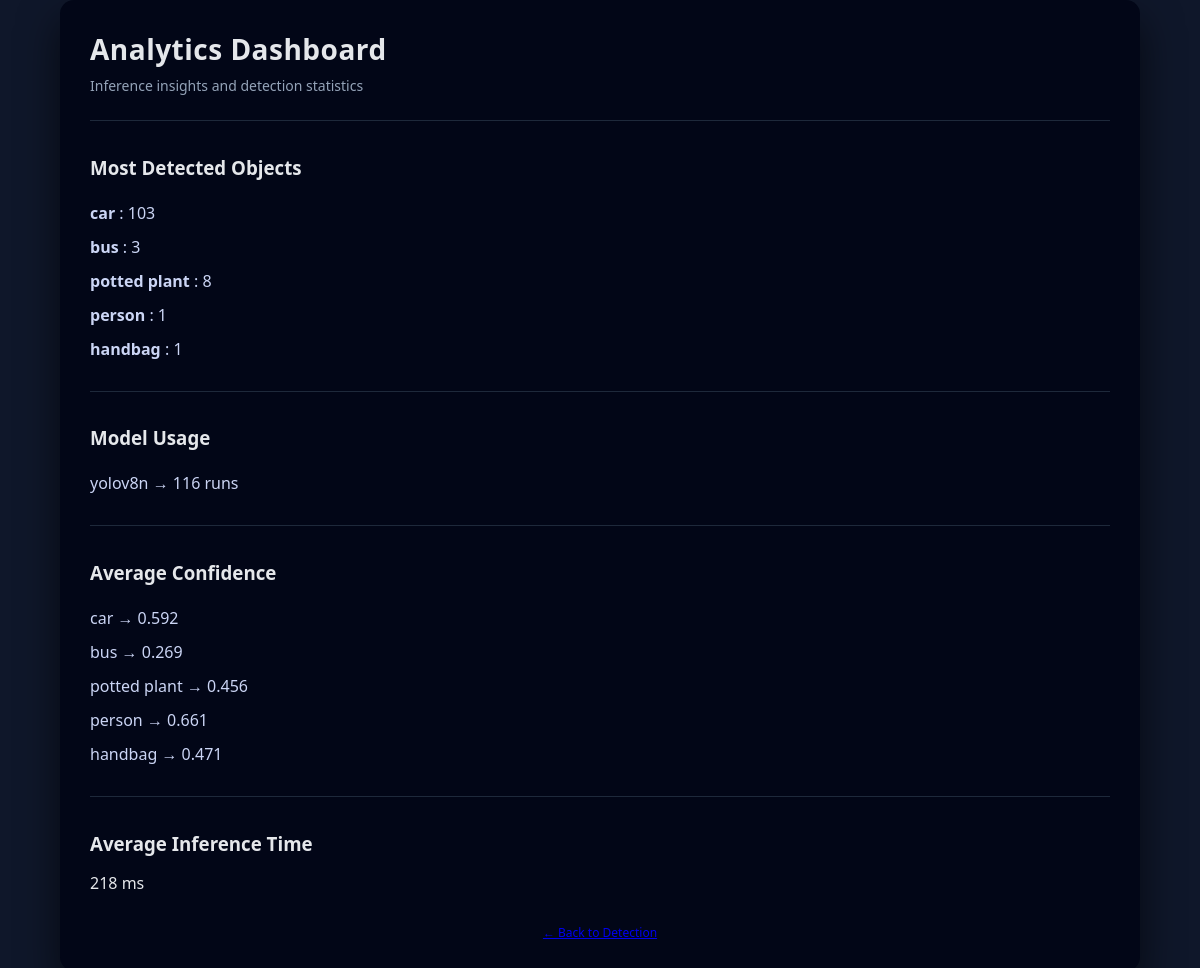
The app's page /analytics with its own data.
### tables this page shows
CREATE TABLE detections (
    id INTEGER PRIMARY KEY AUTOINCREMENT,
    model TEXT,
    label TEXT,
    confidence REAL,
    inference_time INTEGER
);

### app/routes.py (the view)
@router.get("/analytics", response_class=HTMLResponse)
async def analytics(request: Request):
    from app.database import fetch_all
    from collections import defaultdict
    data = fetch_all()
    label_counts = Counter()
    model_counts = Counter()
    confidence_map = defaultdict(list)
    inference_times = []
    for model, label, conf, inf_time in data:
        label_counts[label] += 1
        model_counts[model] += 1
        confidence_map[label].append(conf)
        inference_times.append(inf_time)
    avg_conf = {
        k: round(sum(v) / len(v), 3)
        for k, v in confidence_map.items()
    }
    avg_time = int(sum(inference_times) / len(inference_times)) if inference_times else 0
    return templates.TemplateResponse(
        "analytics.html",
        {
            "request": request,
            "label_counts": label_counts,
            "model_counts": model_counts,
            "avg_conf": avg_conf,
            "avg_time": avg_time
        }
    )

### templates/analytics.html (shortened to what this page needs)
<!DOCTYPE html>
<html>
<head>
  <link rel="stylesheet" href="/static/style.css">
</head>
<body>
  <div class="container">
    <div class="card">
      <h1>Analytics Dashboard</h1>
      <p class="subtitle">Inference insights and detection statistics</p>
      <div class="stats">
        <h3>Most Detected Objects</h3>
        <ul>
          {% for k, v in label_counts.items() %}
            <li><b>{{ k }}</b> : {{ v }}</li>
          {% endfor %}
        </ul>
      </div>
      <div class="stats">
        <h3>Model Usage</h3>
        <ul>
          {% for k, v in model_counts.items() %}
            <li>{{ k }} → {{ v }} runs</li>
          {% endfor %}
        </ul>
      </div>
      <div class="stats">
        <h3>Average Confidence</h3>
        <ul>
          {% for k, v in avg_conf.items() %}
            <li>{{ k }} → {{ v }}</li>
          {% endfor %}
        </ul>
      </div>
      <div class="stats">
        <h3>Average Inference Time</h3>
        <p>{{ avg_time }} ms</p>
      </div>
      <div class="footer">
        <a href="/">← Back to Detection</a>
      </div>
    </div>
  </div>
</body>
</html>

### static/style.css (style rules this page uses)
body { font-family: "Segoe UI", system-ui, sans-serif; background: #0f172a; color: #e5e7eb; margin: 0; min-height: 100vh; display: flex; justify-content: center; align-items: center; }
.container { width: 90%; max-width: 1100px; }
.card { background: #020617; padding: 30px; border-radius: 14px; box-shadow: 0 20px 40px rgba(0,0,0,0.6); }
h1 { margin: 0; font-size: 28px; letter-spacing: 0.5px; }
.subtitle { color: #94a3b8; margin: 8px 0 25px; font-size: 14px; }
.stats { margin-top: 25px; padding-top: 15px; border-top: 1px solid #1e293b; }
.stats h3 { margin-bottom: 10px; }
.stats ul { list-style: none; padding-left: 0; }
.stats li { padding: 6px 0; color: #cbd5f5; }
.footer { margin-top: 30px; text-align: center; font-size: 12px; color: #64748b; }

### records on screen
detections: label "car", v "103", model "yolov8n", v "116", v "0.592"
detections: label "bus", v "3", confidence "0.269"
detections: label "potted plant", v "8", v "0.456"
detections: label "person", v "1", confidence "0.661"
detections: label "handbag", v "1", confidence "0.471"

### other values on screen
{{ avg_time }} "218"
